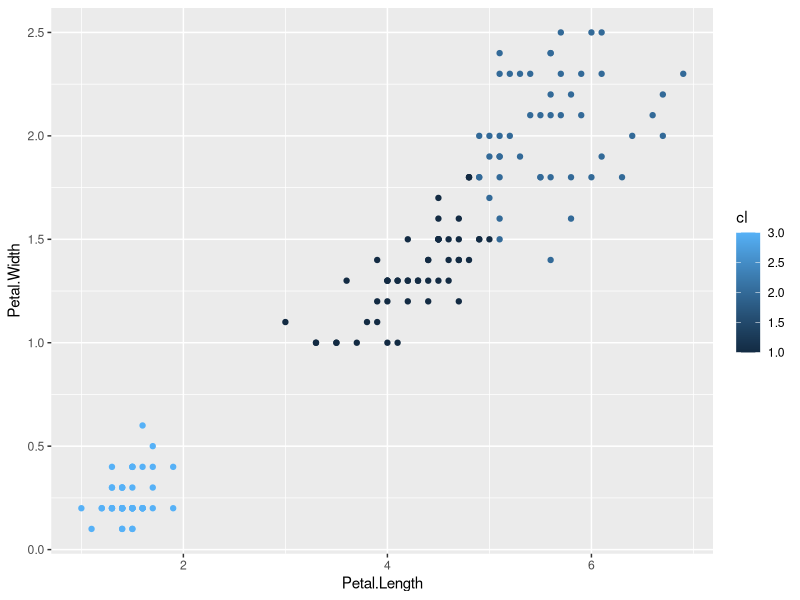

This chart was generated by the following R code:
library(ggplot2)
data(iris)
cl<- kmeans(iris[,3:4],3,nstart = 20)$cluster
ggplot(iris,aes(x = Petal.Length, y = Petal.Width, col= cl)) + geom_point()
